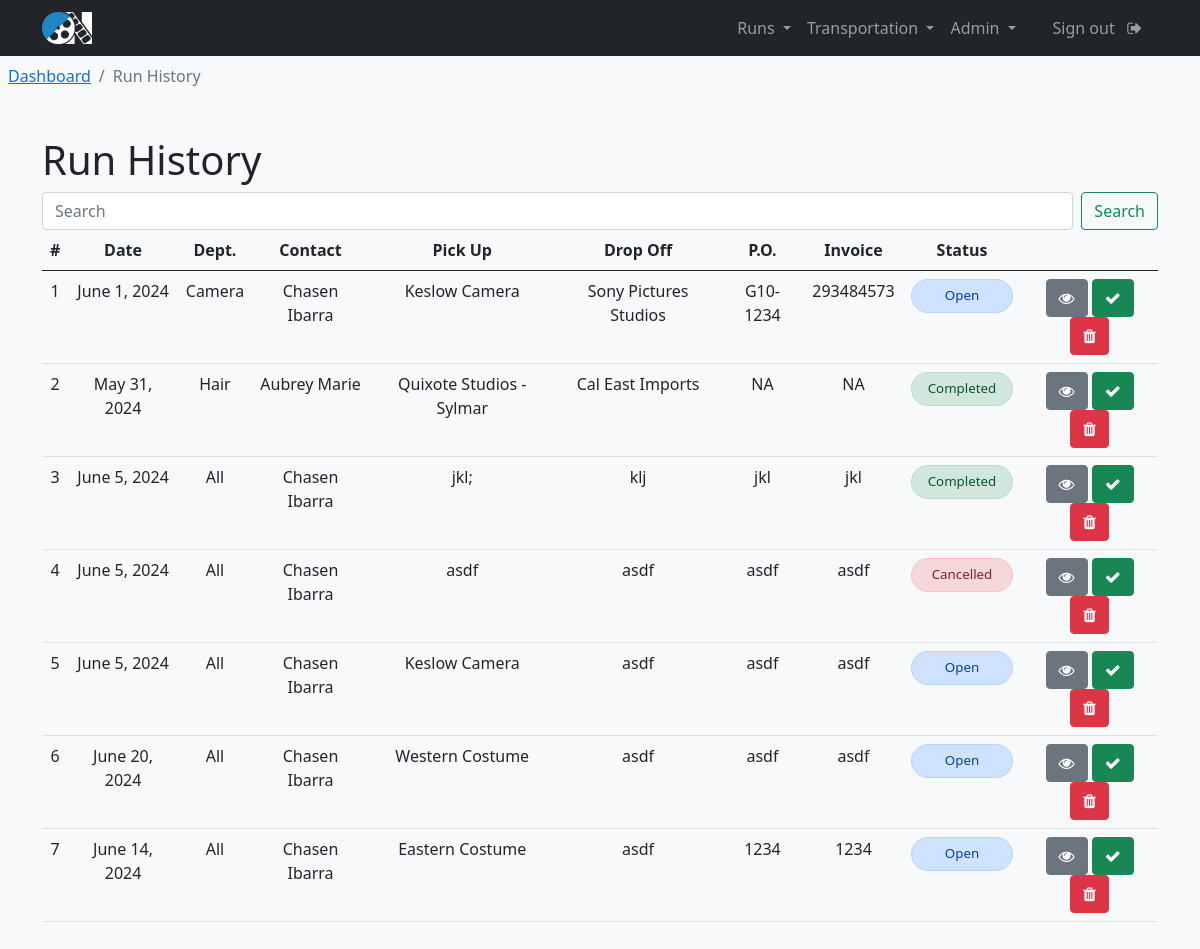
The app's page /run_history (signed in), older data.
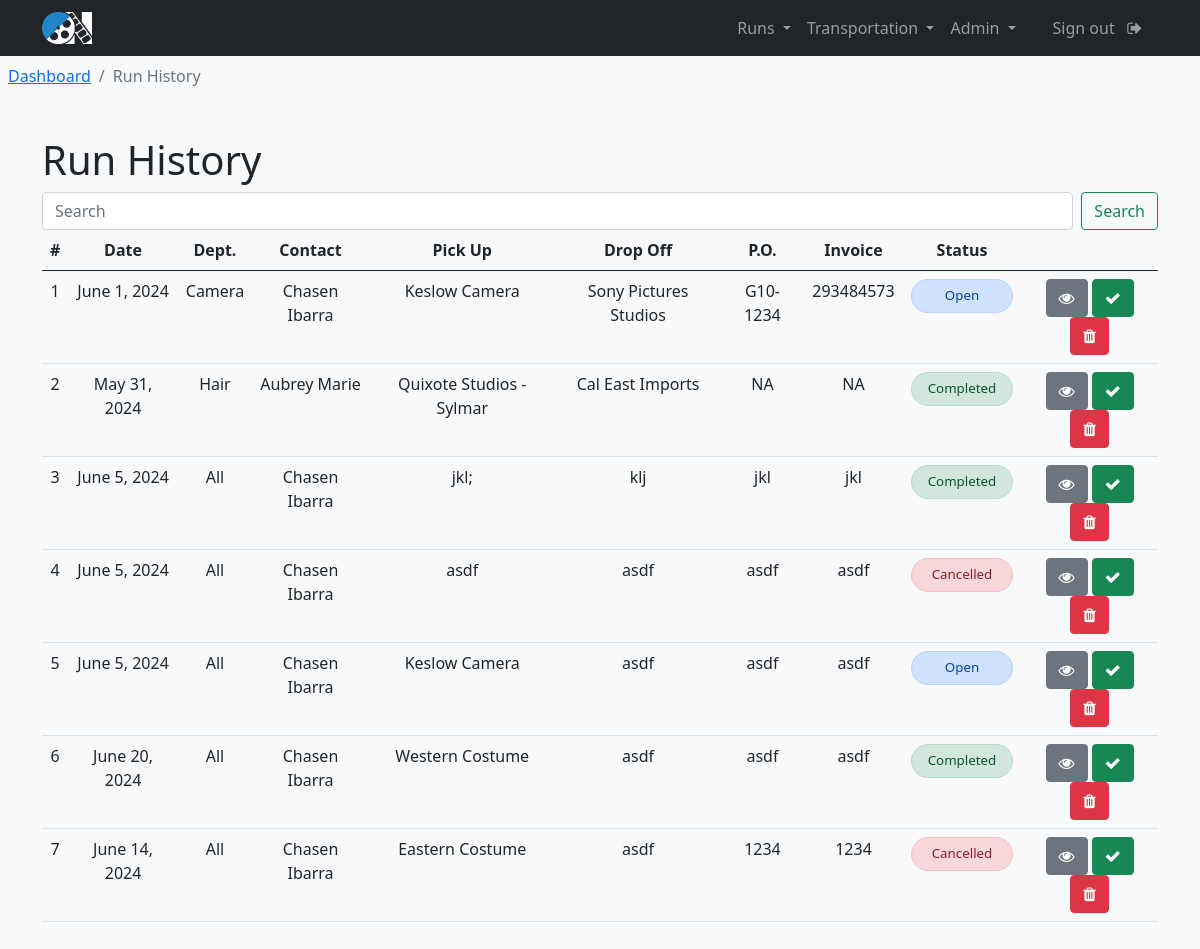
The same page, newer data.
### transportation/models.py (models this page shows, shortened)
class RunRequest(models.Model):
    production_title = models.CharField(max_length=150, null=True)
    create_date = models.DateField(auto_now_add=True)
    requester_name = models.CharField(max_length=100)
    requester_phone = models.CharField(max_length=15)
    requester_email = models.CharField(max_length=255)
    requester_department = models.CharField(max_length=100)
    run_date = models.DateField()
    ready_time = models.TimeField(null=True, blank=True)
    need_by_this_time = models.TimeField(null=True, blank=True)
    pickup_name = models.CharField(max_length=100)
    pickup_phone = models.CharField(max_length=15, null=True, blank=True)
    pickup_address_1 = models.CharField(max_length=100)
    pickup_address_2 = models.CharField(max_length=100, null=True, blank=True)
    pickup_city = models.CharField(max_length=100)
    pickup_state = models.CharField(max_length=2)
    pickup_zip = models.CharField(max_length=10)
    dropoff_name = models.CharField(max_length=100)
    dropoff_phone = models.CharField(max_length=15, blank=True)
    dropoff_address_1 = models.CharField(max_length=100)
    dropoff_address_2 = models.CharField(max_length=100, null=True, blank=True)
    dropoff_city = models.CharField(max_length=100)
    dropoff_state = models.CharField(max_length=2)
    dropoff_zip = models.CharField(max_length=10)
    purchase_order = models.CharField(max_length=20, null=True, blank=True)
    vendor_invoice  = models.CharField(max_length=20, null=True, blank=True)
    run_status = models.CharField(max_length=20, null=True, blank=True)
    truck_size = models.CharField(max_length=50, null=True, blank=True)
    run_details = models.TextField(max_length=500)
    assigned_driver = models.CharField(max_length=100, null=True, blank=True)

### interface/views.py (the view)
# urls.py: path('run_history', views.run_history, name="run_history"),
@login_required(login_url='login')
def run_history(request):
    runs = RunRequest.objects.all()
    context = {
        'runs': runs
    }
    return render(request, 'interface/run_history.html', context=context)

### interface/templates/interface/run_history.html (shortened to what the changed rows need)
{% extends 'interface/layout.html' %}
{% load crispy_forms_tags %}
{% block content %}
    <main>
        <br>
        <div class="container">
            <h1>Run History</h1>
        </div>
        <div class="container">
            <table class="table" id="runHistory">
                <thead>
                    <tr>
                        <th scope="col">#</th>
                        <th scope="col" class="hidden-column">Date</th>
                        <th scope="col">Dept.</th>
                        <th scope="col" class="hidden-column medium-hidden-column">Contact</th>
                        <th scope="col" class="hidden-column">Pick Up</th>
                        <th scope="col" class="hidden-column">Drop Off</th>
                        <th scope="col" class="hidden-column">P.O.</th>
                        <th scope="col" class="hidden-column medium-hidden-column">Invoice</th>
                        <th scope="col">Status</th>
                        <th scope="col"></th>
                    </tr>
                </thead>
                <tbody>
                    {% for run in runs %}
                        <tr>
                            <td scope="row" style="width: 20px;">{{ run.id }}</td>
                            <td scope="row" class="hidden-column">{{ run.run_date }}</td>
                            <td scope="row">{{ run.requester_department }}</td>
                            <td scope="row" class="hidden-column medium-hidden-column">{{ run.requester_name }}</td>
                            <td scope="row" class="hidden-column">{{ run.pickup_name }}</td>
                            <td scope="row" class="hidden-column">{{ run.dropoff_name }}</td>
                            <td scope="row" class="hidden-column">{{ run.purchase_order }}</td>
                            <td scope="row" class="hidden-column medium-hidden-column">{{ run.vendor_invoice }}</td>
                            <td scope="row">
                                {% if run.run_status == "Completed" %}
                                    <div class="alert alert-success run-status" role="alert">
                                        {{ run.run_status }}
                                    </div>
                                {% elif run.run_status == "Open" %}
                                    <div class="alert alert-primary run-status" role="alert">
                                        {{ run.run_status }}
                                    </div>
                                {% elif run.run_status == "In Progress" %}
                                    <div class="alert alert-warning run-status" role="alert">
                                        {{ run.run_status }}
                                    </div>
                                {% elif run.run_status == "Cancelled" %}
                                    <div class="alert alert-danger run-status" role="alert">
                                        {{ run.run_status }}
                                    </div>
                                {% endif %}
                            </td>
                            <td>
                                <a class="btn btn-secondary" href="{% url 'view_run' run.id %}" title="view_run"><i class="fa fa-eye"></i></a>
                                <a class="btn btn-success" href="{% url 'complete_run' run.id %}" title="complete_run"><i class="fa fa-check"></i></a>
                                <a class="btn btn-danger" href="{% url 'cancel_run' run.id %}" title="cancel_run"><i class="fa fa-trash"></i></a>
                            </td>
                        </tr>
                    {% endfor %}
                </tbody>
            </table>
        </div>
        <br>
    </main>
{% endblock %}

Row changes from the older to the newer data that the page shows:
changed RunRequest "June 20, 2024": run_status "Open" → "Completed"
changed RunRequest "June 14, 2024": run_status "Open" → "Cancelled"
